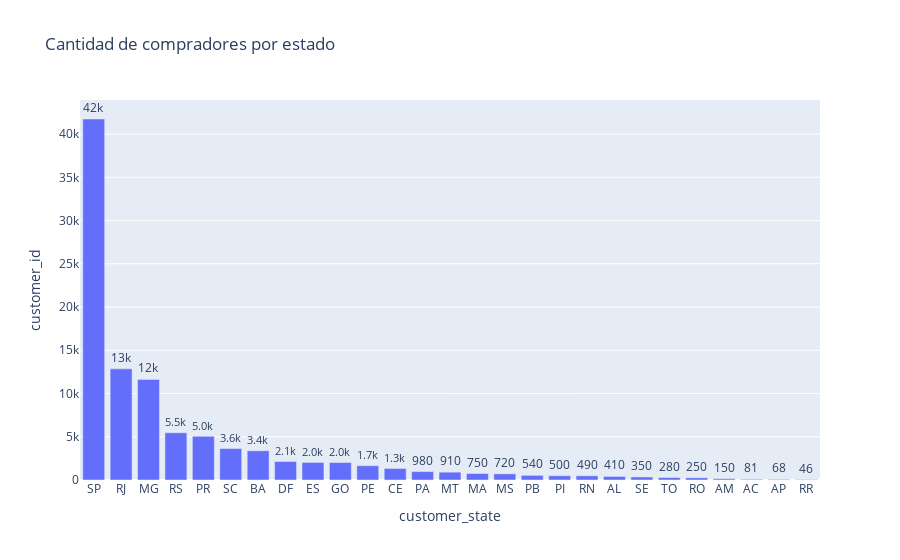

The code cell stored with this chart in its notebook:
### Code cell
customers_state.reset_index(inplace=True)
customers_state.sort_values('customer_id', ascending=False, inplace=True)
fig = px.bar(customers_state, y='customer_id', x='customer_state', text_auto='.2s',
            title="Cantidad de compradores por estado")
fig.update_traces(textfont_size=12, textangle=0, textposition="outside", cliponaxis=False)
#fig.update_xaxes(tickangle=45, tickfont=dict(family='Rockwell', color='crimson', size=14))
fig.show()

### Figure 1 — Plotly figure (JSON) as saved in the notebook; plotly's stock layout.template omitted (floating-point values rounded to 4 significant figures)
{"data": [{"alignmentgroup": "True", "cliponaxis": false, "hovertemplate": "customer_state=%{x}<br>customer_id=%{y}<extra></extra>", "legendgroup": "", "marker": {"color": "#636efa", "pattern": {"shape": ""}}, "name": "", "offsetgroup": "", "orientation": "v", "showlegend": false, "textangle": 0, "textfont": {"size": 12}, "textposition": "outside", "texttemplate": "%{y:.2s}", "type": "bar", "x": ["SP", "RJ", "MG", "RS", "PR", "SC", "BA", "DF", "ES", "GO", "PE", "CE", "PA", "MT", "MA", "MS", "PB", "PI", "RN", "AL", "SE", "TO", "RO", "AM", "AC", "AP", "RR"], "xaxis": "x", "y": [41746, 12852, 11635, 5466, 5045, 3637, 3380, 2140, 2033, 2020, 1652, 1336, 975, 907, 747, 715, 536, 495, 485, 413, 350, 280, 253, 148, 81, 68, 46], "yaxis": "y"}], "layout": {"barmode": "relative", "legend": {"tracegroupgap": 0}, "title": {"text": "Cantidad de compradores por estado"}, "xaxis": {"anchor": "y", "domain": [0, 1], "title": {"text": "customer_state"}}, "yaxis": {"anchor": "x", "domain": [0, 1], "title": {"text": "customer_id"}}}}
